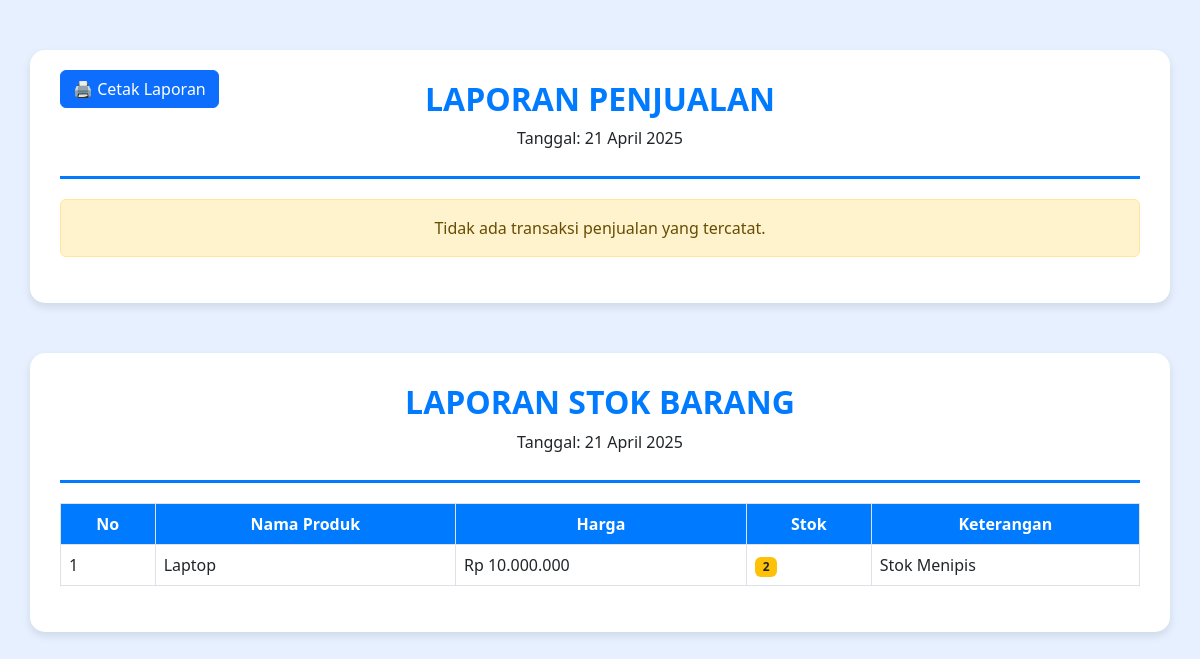
Page /laporanpenjualan.php on the committed database.
### tables this page shows
CREATE TABLE `tbproduk` (
  `ProdukID` int(11) NOT NULL,
  `NamaProduk` varchar(255) NOT NULL,
  `Harga` decimal(10,2) NOT NULL,
  `Stok` int(11) NOT NULL,
  `gambar` varchar(255) NOT NULL
);

### laporanpenjualan.php (the view, shortened to what this page needs)
<?php
require_once "lib/koneksi.php";
$dataPenjualan = $conn->query("
    SELECT p.TanggalPenjualan, pel.NamaPelanggan, p.TotalHarga
    FROM tbpenjualan p
    JOIN tbpelanggan pel ON p.PelangganID = pel.PelangganID
    ORDER BY p.TanggalPenjualan DESC
")->fetchAll(PDO::FETCH_ASSOC);
$dataProduk = $conn->query("SELECT * FROM tbproduk ORDER BY NamaProduk")->fetchAll(PDO::FETCH_ASSOC);
$totalKeseluruhan = array_sum(array_column($dataPenjualan, 'TotalHarga'));
$tanggalLaporan = date("d F Y");
?>
<!DOCTYPE html>
<html lang="id">
<head>
  <link href="https://cdn.jsdelivr.net/npm/bootstrap@5.3.0/dist/css/bootstrap.min.css" rel="stylesheet">
</head>
<body>
<div class="container laporan">
  <div class="btn-cetak">
    <button class="btn btn-primary" onclick="window.print()">🖨️ Cetak Laporan</button>
  </div>
  <div class="header">
    <h2>Laporan Penjualan</h2>
    <p>Tanggal: <?= $tanggalLaporan ?></p>
  </div>
  <?php if (count($dataPenjualan) > 0): ?>
  <table class="table table-bordered">
    <thead>
      <tr>
        <th>No</th>
        <th>Tanggal</th>
        <th>Pelanggan</th>
        <th>Total</th>
      </tr>
    </thead>
    <tbody>
      <?php foreach ($dataPenjualan as $i => $row): ?>
      <tr>
        <td class="text-center"><?= $i + 1 ?></td>
        <td><?= $row['TanggalPenjualan'] ?></td>
        <td><?= $row['NamaPelanggan'] ?></td>
        <td>Rp <?= number_format($row['TotalHarga'], 0, ',', '.') ?></td>
      </tr>
      <?php endforeach; ?>
    </tbody>
    <tfoot>
      <tr>
        <td colspan="3" class="text-end fw-bold">Total Keseluruhan</td>
        <td class="fw-bold">Rp <?= number_format($totalKeseluruhan, 0, ',', '.') ?></td>
      </tr>
    </tfoot>
  </table>
  <?php else: ?>
    <div class="alert alert-warning text-center">Tidak ada transaksi penjualan yang tercatat.</div>
  <?php endif; ?>
</div>
<div class="container laporan">
  <div class="header">
    <h2>Laporan Stok Barang</h2>
    <p>Tanggal: <?= $tanggalLaporan ?></p>
  </div>
  <table class="table table-bordered">
    <thead>
      <tr>
        <th>No</th>
        <th>Nama Produk</th>
        <th>Harga</th>
        <th>Stok</th>
        <th>Keterangan</th>
      </tr>
    </thead>
    <tbody>
      <?php foreach ($dataProduk as $i => $produk):
        $stok = $produk['Stok'];
        if ($stok >= 3) {
          $badge = "bg-success";
          $keterangan = "Stok Aman";
        } elseif ($stok == 2) {
          $badge = "bg-warning text-dark";
          $keterangan = "Stok Menipis";
        } else {
          $badge = "bg-danger";
          $keterangan = "Stok Hampir Habis";
        }
      ?>
        <tr>
          <td><?= $i + 1 ?></td>
          <td><?= $produk['NamaProduk'] ?></td>
          <td>Rp <?= number_format($produk['Harga'], 0, ',', '.') ?></td>
          <td><span class="badge <?= $badge ?>"><?= $stok ?></span></td>
          <td><?= $keterangan ?></td>
        </tr>
      <?php endforeach; ?>
    </tbody>
  </table>
</div>
</body>
</html>

### laporanpenjualan.php (style rules this page uses)
body { background-color: #e6f0ff; font-family: 'Segoe UI', sans-serif; }
.laporan { background: #ffffff; padding: 30px; border-radius: 15px; box-shadow: 0 4px 8px rgba(0,0,0,0.1); margin-top: 50px; position: relative; }
.header { border-bottom: 3px solid #007bff; margin-bottom: 20px; padding-bottom: 10px; text-align: center; }
.header h2 { color: #007bff; font-weight: 700; text-transform: uppercase; }
.table th { background-color: #007bff; color: #fff; text-align: center; }
.btn-cetak { position: absolute; top: 20px; left: 30px; }

### rows in the picture
tbproduk: NamaProduk "Laptop", Harga "10.000.000", Stok "2", Stok "Stok Menipis"
